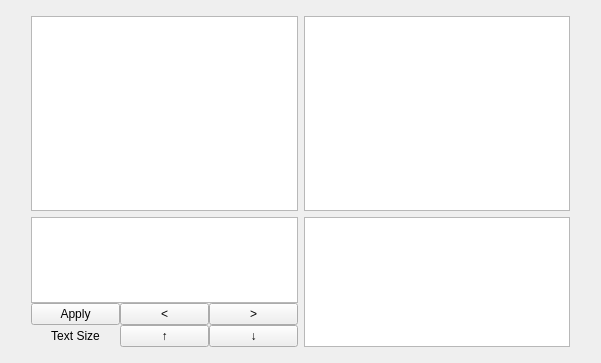
<?xml version="1.0" encoding="UTF-8"?>
<ui version="4.0">
 <class>Form</class>
 <widget class="QWidget" name="Form">
  <property name="geometry">
   <rect>
    <x>0</x>
    <y>0</y>
    <width>601</width>
    <height>363</height>
   </rect>
  </property>
  <property name="windowTitle">
   <string>Form</string>
  </property>
  <layout class="QGridLayout" name="gridLayout_2">
   <item row="0" column="0">
    <layout class="QGridLayout" name="gridLayout" rowstretch="3,2" columnstretch="1,1">
     <property name="leftMargin">
      <number>20</number>
     </property>
     <property name="topMargin">
      <number>5</number>
     </property>
     <property name="rightMargin">
      <number>20</number>
     </property>
     <property name="bottomMargin">
      <number>5</number>
     </property>
     <property name="horizontalSpacing">
      <number>-1</number>
     </property>
     <item row="0" column="0">
      <widget class="QGraphicsView" name="graphicsView_origin"/>
     </item>
     <item row="0" column="1">
      <widget class="QGraphicsView" name="graphicsView_edit"/>
     </item>
     <item row="1" column="1">
      <widget class="QTextEdit" name="textEdit_edit">
       <property name="sizePolicy">
        <sizepolicy hsizetype="Expanding" vsizetype="Expanding">
         <horstretch>0</horstretch>
         <verstretch>0</verstretch>
        </sizepolicy>
       </property>
       <property name="html">
        <string>&lt;!DOCTYPE HTML PUBLIC &quot;-//W3C//DTD HTML 4.0//EN&quot; &quot;http://www.w3.org/TR/REC-html40/strict.dtd&quot;&gt;
&lt;html&gt;&lt;head&gt;&lt;meta name=&quot;qrichtext&quot; content=&quot;1&quot; /&gt;&lt;style type=&quot;text/css&quot;&gt;
p, li { white-space: pre-wrap; }
&lt;/style&gt;&lt;/head&gt;&lt;body style=&quot; font-family:'.AppleSystemUIFont'; font-size:13pt; font-weight:400; font-style:normal;&quot;&gt;
&lt;p align=&quot;center&quot; style=&quot;-qt-paragraph-type:empty; margin-top:0px; margin-bottom:0px; margin-left:0px; margin-right:0px; -qt-block-indent:0; text-indent:0px;&quot;&gt;&lt;br /&gt;&lt;/p&gt;&lt;/body&gt;&lt;/html&gt;</string>
       </property>
      </widget>
     </item>
     <item row="1" column="0">
      <layout class="QVBoxLayout" name="verticalLayout">
       <property name="spacing">
        <number>0</number>
       </property>
       <item>
        <widget class="QTextEdit" name="textEdit_ocr">
         <property name="readOnly">
          <bool>true</bool>
         </property>
         <property name="html">
          <string>&lt;!DOCTYPE HTML PUBLIC &quot;-//W3C//DTD HTML 4.0//EN&quot; &quot;http://www.w3.org/TR/REC-html40/strict.dtd&quot;&gt;
&lt;html&gt;&lt;head&gt;&lt;meta name=&quot;qrichtext&quot; content=&quot;1&quot; /&gt;&lt;style type=&quot;text/css&quot;&gt;
p, li { white-space: pre-wrap; }
&lt;/style&gt;&lt;/head&gt;&lt;body style=&quot; font-family:'.AppleSystemUIFont'; font-size:13pt; font-weight:400; font-style:normal;&quot;&gt;
&lt;p align=&quot;center&quot; style=&quot;-qt-paragraph-type:empty; margin-top:0px; margin-bottom:0px; margin-left:0px; margin-right:0px; -qt-block-indent:0; text-indent:0px;&quot;&gt;&lt;br /&gt;&lt;/p&gt;&lt;/body&gt;&lt;/html&gt;</string>
         </property>
        </widget>
       </item>
       <item>
        <layout class="QHBoxLayout" name="horizontalLayout">
         <item>
          <widget class="QPushButton" name="pushButton_apply">
           <property name="text">
            <string>Apply</string>
           </property>
          </widget>
         </item>
         <item>
          <widget class="QPushButton" name="pushButton_left">
           <property name="text">
            <string>&lt;</string>
           </property>
          </widget>
         </item>
         <item>
          <widget class="QPushButton" name="pushButton_right">
           <property name="text">
            <string>&gt;</string>
           </property>
          </widget>
         </item>
        </layout>
       </item>
       <item>
        <layout class="QHBoxLayout" name="horizontalLayout_2">
         <item>
          <widget class="QLabel" name="label">
           <property name="text">
            <string>Text Size</string>
           </property>
           <property name="alignment">
            <set>Qt::AlignCenter</set>
           </property>
          </widget>
         </item>
         <item>
          <widget class="QPushButton" name="pushButton_fontlarger">
           <property name="text">
            <string>↑</string>
           </property>
          </widget>
         </item>
         <item>
          <widget class="QPushButton" name="pushButton_fontsmaller">
           <property name="text">
            <string>↓</string>
           </property>
          </widget>
         </item>
        </layout>
       </item>
      </layout>
     </item>
    </layout>
   </item>
  </layout>
 </widget>
 <resources/>
 <connections/>
</ui>
